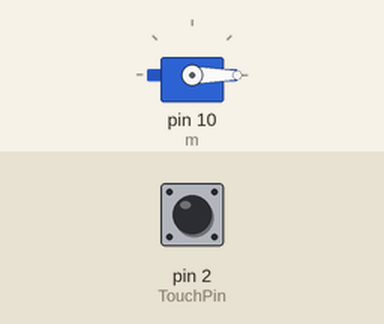
Simulated run of this sketch. Board: Arduino Uno, built with avr-gcc and run on an emulated ATmega328P. Shown: servo. The inputs (shaded band) are chosen by the test bench; at power-on: pin 2 (TouchPin) LOW.

Above: at 1.2 s.
1.3 s: pin 2 (TouchPin) pulled HIGH for 1 s
At 1.45 s:
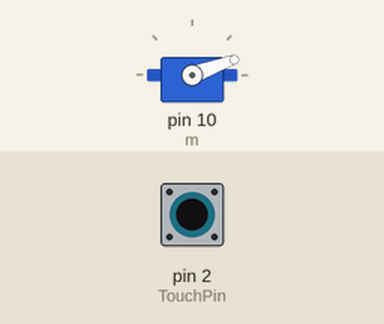
4.3 s: pin 2 (TouchPin) pulled HIGH for 0.15 s
At 5.4 s:
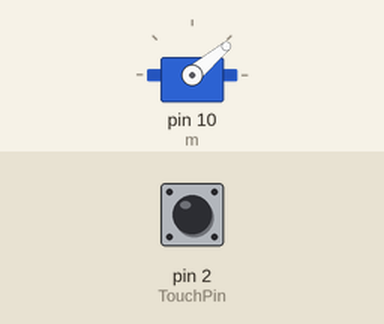
6.0 s: pin 2 (TouchPin) pulled HIGH for 3.2 s
At 10.3 s:
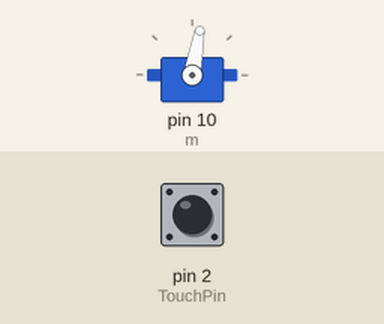
Timing chart, 0 to 11.8 s (numbered marks = the images above; inputs shaded):
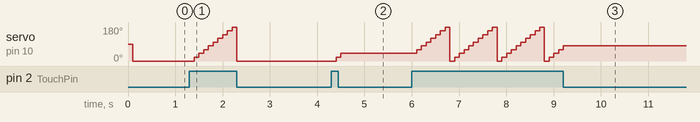

The sketch:

07360194.ino
```cpp
#include <Servo.h>//引入Servo
Servo __myservo10;//定義 __myservo10

const int TouchPin = 2;//觸控輸入端 A0
int count = 0; //計數器
int m = 10; //設定初始位置

void setup() {//設定初始直
  Serial.begin(9600);
  pinMode(TouchPin, INPUT);//輸入端A0
  __myservo10.attach(m);//把馬達位置設置在m
}


void touch(){
  int sensorValue = digitalRead(TouchPin);//sensorValue 接收觸控訊號
  if(sensorValue == 1){//若有訊號
    count += 1;   //次數+1
    }
   if (count>=10){
    count = 0; //超過10歸0
    }
    //Serial.print("count:");
    //Serial.println(count);
    m = count*20; //設置位置 m = 次數*20
    //Serial.print("move:");
    //Serial.println(m);

  delay(100);//延遲100ms
  }

void loop() {
 touch();//接收訊號
 __myservo10.write(m); //把馬達位置設置在m
 //Serial.print("write:");
 //Serial.println(m);
}
```

Measured:
- after the input at 1.3 s, servo on pin 10 (m): rises from 0° to 180° in 0.80 s, then falls to 0° in 0.10 s
- after the input at 4.3 s, servo on pin 10 (m): 0° → 20° after 0.10 s, → 40° 0.10 s later
- after the input at 6.0 s, servo on pin 10 (m): 40° → 60° after 0.10 s, then repeats every 1.0 s: 80° 0.10 s, 100° 0.10 s, 120° 0.10 s, 140° 0.10 s, 160° 0.10 s, 180° 0.10 s, 0° 0.10 s, 20° 0.10 s, 40° 0.10 s, 60° 0.10 s, until it stays 80° from 9.2 s
